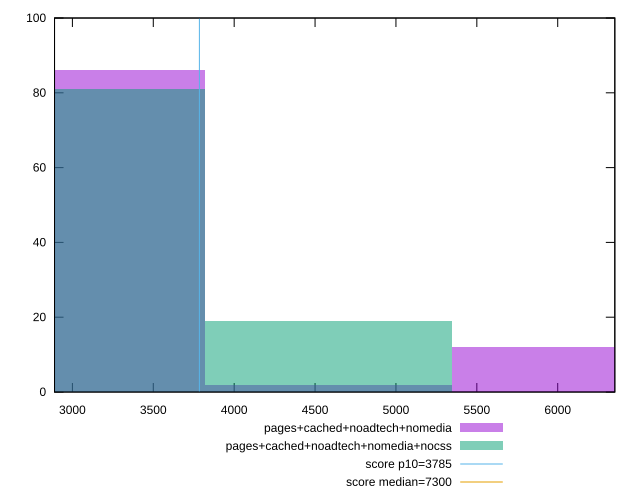

Generate this figure with gnuplot:
reset

$pagesCachedNoadtechNomedia <<EOF
4583.467333907369 2
3055.6448892715794 86
6111.289778543159 12
EOF

$pagesCachedNoadtechNomediaNocss <<EOF
4583.467333907369 19
3055.6448892715794 81
EOF

set key outside below
set boxwidth 1527.8224446357897
set xrange [2889.56655:6352.994699999999]
set yrange [0:100]
set trange [0:100]
set style fill transparent solid 0.5 noborder

set parametric
set terminal svg size 640, 500 enhanced background rgb 'white'
set output "report_0_00242021-02-20T12:25:28.543Z/interactive/comparison/histogram/3_vs_4.svg"

plot $pagesCachedNoadtechNomedia title "pages+cached+noadtech+nomedia" with boxes, \
     $pagesCachedNoadtechNomediaNocss title "pages+cached+noadtech+nomedia+nocss" with boxes, \
     3785,t title "score p10=3785", \
     7300,t title "score median=7300"

reset
